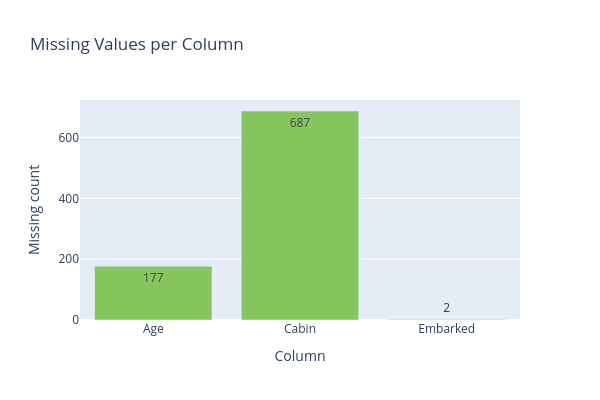

Notebook cell for this chart:
### Code cell
nulls = df.null_count().unpivot().filter(pl.col("value") > 0)
fig = px.bar(
    nulls, x="variable", y="value",
    color_discrete_sequence=[PASTEL[4]],
    labels={"variable": "Column", "value": "Missing count"},
    title="Missing Values per Column",
    text_auto=True,
)
fig.update_layout(showlegend=False, width=600, height=400)
fig.show()

### Figure 1 — Plotly figure (JSON) as saved in the notebook; plotly's stock layout.template omitted (floating-point values rounded to 4 significant figures)
{"data": [{"hovertemplate": "Column=%{x}<br>Missing count=%{y}<extra></extra>", "legendgroup": "", "marker": {"color": "rgb(135, 197, 95)", "pattern": {"shape": ""}}, "name": "", "orientation": "v", "showlegend": false, "textposition": "auto", "texttemplate": "%{y}", "type": "bar", "x": ["Age", "Cabin", "Embarked"], "xaxis": "x", "y": [177, 687, 2], "yaxis": "y"}], "layout": {"barmode": "relative", "height": 400, "legend": {"tracegroupgap": 0}, "showlegend": false, "title": {"text": "Missing Values per Column"}, "width": 600, "xaxis": {"anchor": "y", "domain": [0, 1], "title": {"text": "Column"}}, "yaxis": {"anchor": "x", "domain": [0, 1], "title": {"text": "Missing count"}}}}
